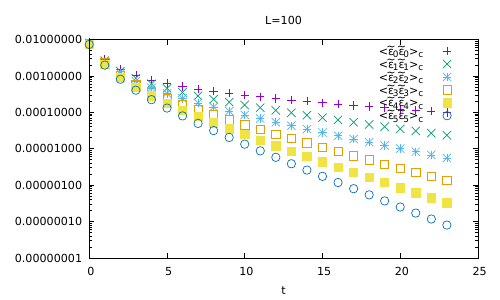

Write the gnuplot code that produced this figure.
set terminal pdf
set output "plot.pdf"

set logscale y
set xlabel 't'

plot for [i=0:5] './data/L100p'.i.'.dat' title '<~{/Symbol e}{.6\~} _'.i.'~{/Symbol e}{.6\~} _'.i.'>_c'
